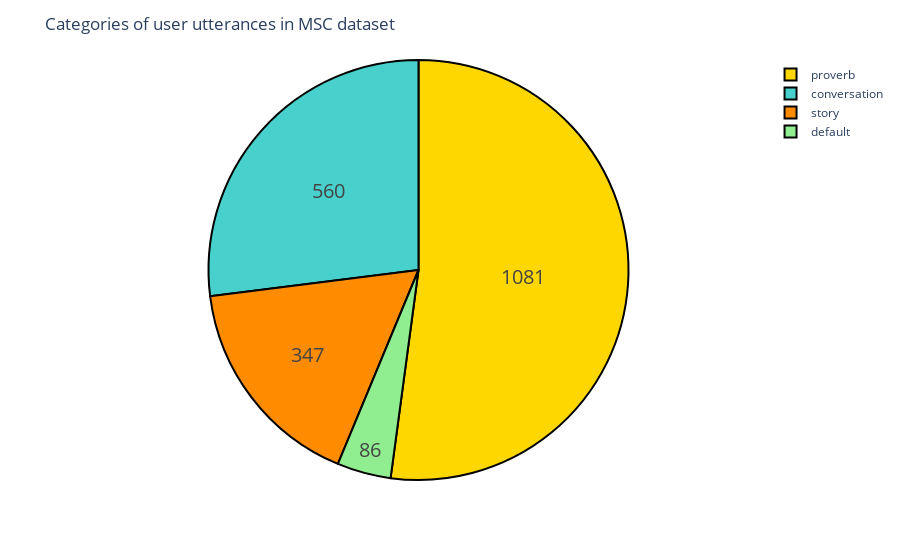

The notebook cell this image was saved under:
### Markdown cell above
## Categories of Speech sentences

### Code cell
speech_sentences = pd.merge(speech, sentences, left_on='sentence', right_on='id')
df = speech_sentences.category.value_counts()
colors = ["gold", "mediumturquoise", "darkorange", "lightgreen"]
fig = px.pie(df, df.index, df.values, labels={"index": "Categories"})
fig.update_traces(
    hoverinfo="label+percent",
    textinfo="value",
    textfont_size=20,
    marker=dict(colors=colors, line=dict(color="#000000", width=2)),
)
fig.update_layout(title="Categories of user utterances in MSC dataset")

fig.show()

### Figure 1 — Plotly figure (JSON) as saved in the notebook; plotly's stock layout.template omitted (floating-point values rounded to 4 significant figures)
{"data": [{"domain": {"x": [0, 1], "y": [0, 1]}, "hoverinfo": "label+percent", "hovertemplate": "Categories=%{label}<br>value=%{value}<extra></extra>", "labels": ["proverb", "conversation", "story", "default"], "legendgroup": "", "marker": {"colors": ["gold", "mediumturquoise", "darkorange", "lightgreen"], "line": {"color": "#000000", "width": 2}}, "name": "", "showlegend": true, "textfont": {"size": 20}, "textinfo": "value", "type": "pie", "values": [1081, 560, 347, 86]}], "layout": {"legend": {"tracegroupgap": 0}, "margin": {"t": 60}, "title": {"text": "Categories of user utterances in MSC dataset"}}}
